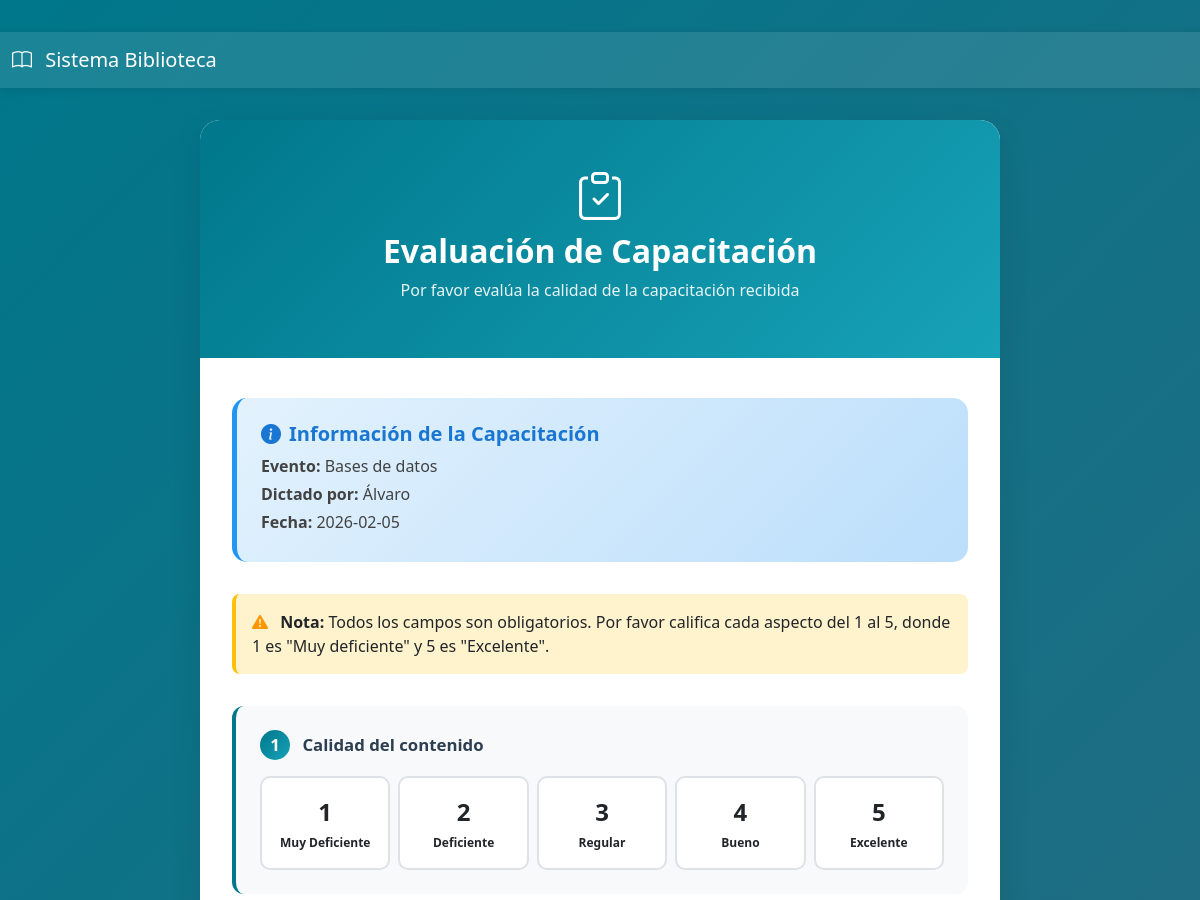
The page /formulario/evaluacion/2 (upper part) on the database as committed earlier.
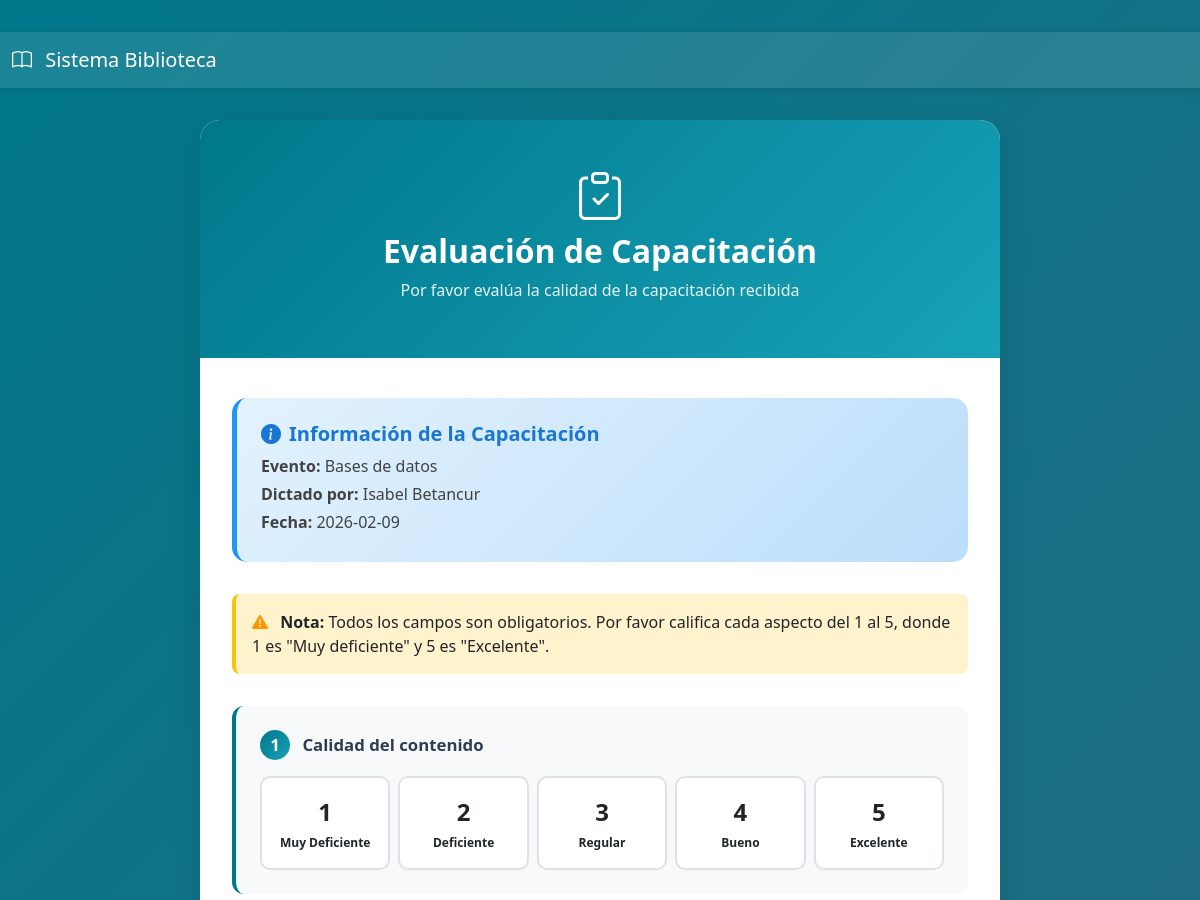
The same page on the database as committed later.
### tables this page shows
CREATE TABLE asistencias (
                id INTEGER PRIMARY KEY AUTOINCREMENT,
                nombre_evento TEXT NOT NULL,
                dictado_por TEXT NOT NULL,
                docente TEXT NOT NULL,
                programa_docente TEXT NOT NULL,
                numero_identificacion TEXT NOT NULL,
                nombre_completo TEXT NOT NULL,
                programa_estudiante TEXT NOT NULL,
                modalidad TEXT NOT NULL,
                tipo_asistente TEXT NOT NULL,
                sede TEXT NOT NULL,
                fecha_evento TEXT NOT NULL,
                fecha_registro TIMESTAMP DEFAULT CURRENT_TIMESTAMP
            );

### app.py (the view, shortened to what this page needs)
@app.route("/formulario/evaluacion/<int:asistencia_id>", methods=["GET", "POST"])
def formulario_evaluacion(asistencia_id):
    es_acceso_publico = request.args.get('publico') == '1'
    try:
        with get_db_connection() as conn:
            cursor = conn.cursor()
            cursor.execute("SELECT * FROM asistencias WHERE id = ?", (asistencia_id,))
            asistencia = cursor.fetchone()
            if not asistencia:
                return redirect(url_for('formulario'))
        return render_template("formulario_evaluacion.html",
                             asistencia=asistencia,
                             es_acceso_publico=es_acceso_publico)
    except Exception as e:
        return redirect(url_for('formulario'))

### app.py (called while the page is built)
def get_db_connection():
    conn = sqlite3.connect("biblioteca.db")
    conn.row_factory = sqlite3.Row
    return conn

### templates/formulario_evaluacion.html (shortened to what this page needs)
<!DOCTYPE html>
<html lang="es">
<head>
    <link href="https://cdn.jsdelivr.net/npm/bootstrap@5.3.3/dist/css/bootstrap.min.css" rel="stylesheet">
    <link href="https://cdn.jsdelivr.net/npm/bootstrap-icons@1.11.1/font/bootstrap-icons.css" rel="stylesheet">
</head>
<body>
    {% if not es_acceso_publico %}
    <nav class="navbar navbar-expand-lg navbar-dark">
        <div class="container-fluid">
            <a class="navbar-brand" href="{{ url_for('dashboard') }}">
                <i class="bi bi-book me-2"></i>
                Sistema Biblioteca
            </a>
        </div>
    </nav>
    {% endif %}
    <div class="container">
        <div class="evaluation-container">
            <div class="eval-header">
                <i class="bi bi-clipboard-check"></i>
                <h1>Evaluación de Capacitación</h1>
                <p>Por favor evalúa la calidad de la capacitación recibida</p>
            </div>
            <div class="eval-body">
                {% if asistencia %}
                <div class="info-card">
                    <h5><i class="bi bi-info-circle-fill me-2"></i>Información de la Capacitación</h5>
                    <p><strong>Evento:</strong> {{ asistencia[1] }}</p>
                    <p><strong>Dictado por:</strong> {{ asistencia[2] }}</p>
                    <p><strong>Fecha:</strong> {{ asistencia[11] }}</p>
                </div>
                {% endif %}
                <div class="required-note">
                    <i class="bi bi-exclamation-triangle-fill"></i>
                    <strong>Nota:</strong> Todos los campos son obligatorios.
                    Por favor califica cada aspecto del 1 al 5, donde 1 es "Muy deficiente" y 5 es "Excelente".
                </div>
                <form method="POST">
                    <div class="question-card">
                        <label class="question-label">
                            <span class="question-number">1</span>
                            Calidad del contenido
                        </label>
                        <div class="rating-scale">
                            {% for i in range(1, 6) %}
                            <div class="rating-option">
                                <label for="calidad_{{ i }}" class="rating-label">
                                    <span class="rating-value">{{ i }}</span>
                                    <span class="rating-text">
                                        {% if i == 1 %}Muy Deficiente
                                        {% elif i == 2 %}Deficiente
                                        {% elif i == 3 %}Regular
                                        {% elif i == 4 %}Bueno
                                        {% else %}Excelente{% endif %}
                                    </span>
                                </label>
                            </div>
                            {% endfor %}
                        </div>
                    </div>
                </form>
            </div>
        </div>
    </div>
</body>
</html>

Rows that differ between the two databases and show on the page:
changed asistencias "Bases de datos": dictado_por "Álvaro" → "Isabel Betancur"; fecha_evento "2026-02-05" → "2026-02-09"
